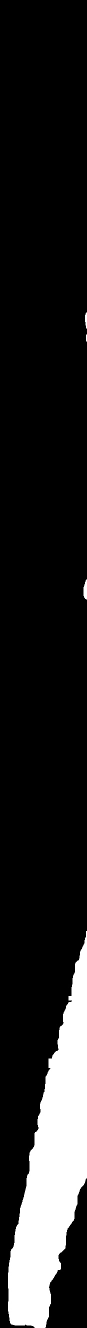
#> input picture result/characters/1.jpeg, 173 x 2656 px (shown at 1/2 size); its folder holds only this picture in this run
$ python resized_images.py   (older library calls are emulated)
#> lines starting #> are read from the running program, lines starting #| are printed output that depends on the picture; after the words box and inside, x2 and y2 are one past the last pixel; in counts of white or black regions, pixels touching at a corner belong together
import numpy as np
import cv2
import os

def add_padding(img, pad_l, pad_t, pad_r, pad_b):

    height, width = img.shape
    #Adding padding to the left side.
    pad_left = np.zeros((height, pad_l), dtype = np.int)
    img = np.concatenate((pad_left, img), axis = 1)

    #Adding padding to the top.
    pad_up = np.zeros((pad_t, pad_l + width))
    img = np.concatenate((pad_up, img), axis = 0)

    #Adding padding to the right.
    pad_right = np.zeros((height + pad_t, pad_r))
    img = np.concatenate((img, pad_right), axis = 1)

    #Adding padding to the bottom
    pad_bottom = np.zeros((pad_b, pad_l + width + pad_r))
    img = np.concatenate((img, pad_bottom), axis = 0)

    return img


images = []
folder='./result/characters/'
for filename in os.listdir(folder):
    img = cv2.imread(os.path.join(folder,filename),0)
#> img is the input picture: shape (2656, 173); min 0, max 255, mean 33.8
    th, a = cv2.threshold(img, 127, 255,cv2.THRESH_OTSU)
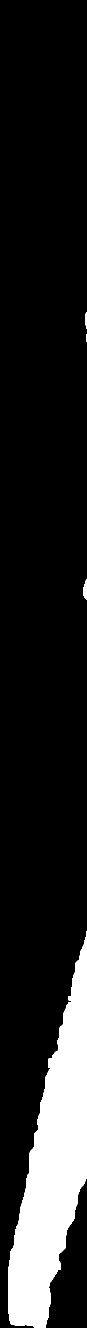
#> a: shape (2656, 173) (shown at 1/2 size); 13.3% white; 4 white regions (1 under 20 px), largest, box (x1, y1, x2, y2) and area: (16, 1862, 173, 2656) 60710, (167, 1159, 173, 1199) 181, (170, 625, 173, 657) 70
#> th = 7
    if a is not None:
        a=cv2.resize(a,(100,80))
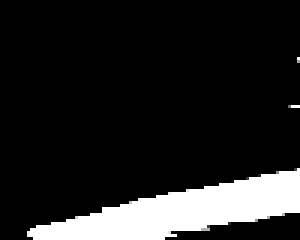
#> a: shape (80, 100) (shown 3 times larger); min 0, max 255, mean 34
        # create blank image - y, x
        col_sum = np.where(np.sum(a, axis = 0)>0)
        row_sum = np.where(np.sum(a, axis = 1)>0)
        y1, y2 = row_sum[0][0], row_sum[0][-1]
#> y1 = 19; y2 = 79
        x1, x2 = col_sum[0][0], col_sum[0][-1]
#> x1 = 9; x2 = 99

        cropped_image = a[y1:y2, x1:x2]
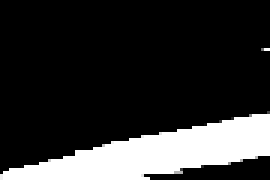
#> cropped_image: shape (60, 90) (shown 3 times larger); min 0, max 255, mean 47.5
        cropped_image=cv2.resize(cropped_image,(20,20))
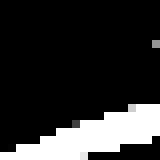
#> cropped_image: shape (20, 20) (shown 8 times larger); min 0, max 255, mean 46.3
        padded_image = add_padding(cropped_image, 4, 4, 4, 4)
#> in add_padding, `img = np.concatenate((pad_left, img), axis = 1)`:
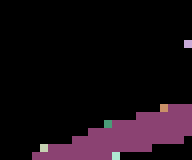
#> img: shape (20, 24) int64 (shown 8 times larger); 7 distinct labels, from 0 to 255; one colour per label, 0 black
#> in add_padding, `img = np.concatenate((img, pad_right), axis = 1)`:
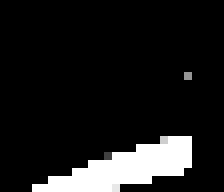
#> img: shape (24, 28) float64 (shown 8 times larger); min 0, max 255, mean 27.5
#> in add_padding, `img = np.concatenate((img, pad_bottom), axis = 0)`:
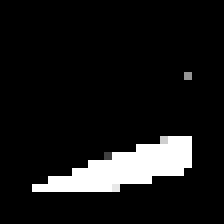
#> img: shape (28, 28) float64 (shown 8 times larger); min 0, max 255, mean 23.6
        cv2.imwrite('./result/resized_images/'+filename,padded_image)

print("Images resized and saved into designated folder")
